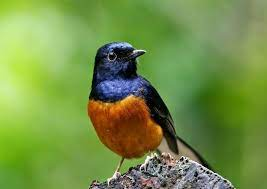
#> input picture P.Citra/UTS-citra-205314087/burung.jpg, 267 x 189 px
$ python pengambangan2.py
#> lines starting #> are read from the running program, lines starting #| are printed output that depends on the picture

import cv2
import numpy as np
import statistics as s

img = cv2.imread('burung.jpg',0)
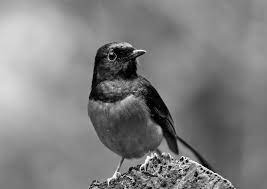
#> img: shape (189, 267); min 0, max 255, mean 127.7
# pix_val = list(img.getdata())


contoh_data = np.array(
        [
            [165, 250, 55, 145, 145],
            [178, 68, 60, 25,67],
            [60, 80, 62, 180, 186],
            [55, 145, 60, 66, 69],
            [68, 60, 55, 50, 145]
            ]
        )

def citra_biner(input,T):
    kiri = []
    kanan = []
    for y in range(len(input)):
        for x in range(len(input[0])):
            if input[y,x] < T:
                kiri.append(input[y,x]) ;
            else:
                kanan.append(input[y,x])
    return kanan,kiri


def ambang(input,T):
#> called with T = 106
    t1 = T
    t2 = 0
    while t1 != t2:
        t2 = t1
        kiri,kanan = citra_biner(input,t2)
        x1 = s.mean(kiri)
        x2 = s.mean(kanan)
        t1 = round((x1 + x2)/2)
#> this loop made 3 passes
#> (t2, x2, t1) on passes 2 to 3: (107, 69, 108), (108, 69, 108)
#> (x2, t1) on pass 1: (68, 107)
    return t2

t = ambang(img,106)
#> t = 108
print(t)
#| 108
